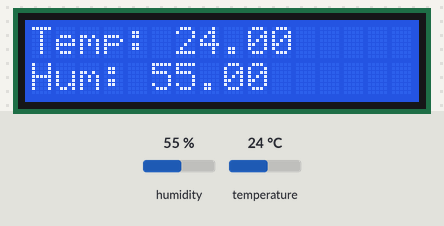
Bench run of a sketch on a simulated Arduino Uno, built with avr-gcc and run on an emulated ATmega328P. On the bench: 16×2 character LCD. Inputs (shaded band) come from the test bench; at power-on: humidity 55 %, temperature 24 °C.

Above: at 1.2 s.
1.3 s: humidity set to 22 %
At 3.4 s:
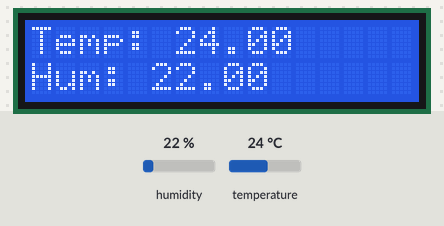
4.0 s: temperature set to 12 °C
At 5.2 s:
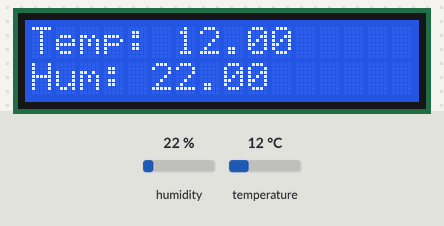
6.7 s: humidity set to 40 %
At 8.9 s:
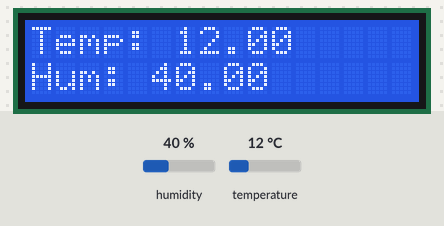
9.6 s: temperature set to 19 °C
At 10.8 s:
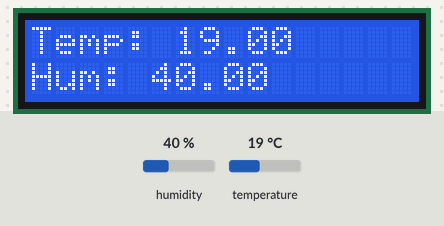
Timing chart, 0 to 12.6 s (numbered marks = the images above; inputs shaded):
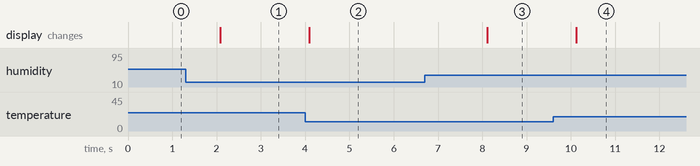

Measured:
- after the input at 1.3 s, the display: changes after 0.78 s (image 1)
- after the input at 4.0 s, the display: changes after 0.09 s (image 2)
- after the input at 6.7 s, the display: changes after 1.4 s (image 3)
- after the input at 9.6 s, the display: changes after 0.52 s (image 4)

The sketch:

code.ino
```cpp
/* How to use the DHT-22 sensor with Arduino uno
   Temperature and humidity sensor
   More info: http://www.ardumotive.com/how-to-use-dht-22-sensor-en.html
   Dev: Michalis Vasilakis // Date: 1/7/2015 // www.ardumotive.com */

#include <LiquidCrystal.h>
#include <dht.h>
dht DHT;
#define DHT22_PIN A0

LiquidCrystal lcd(12, 11, 10, 9, 8, 7);
float hum;
float temp;


void setup() {
  Serial.begin(9600);
  lcd.begin(16, 2);
}

void loop()
{
    int chk = DHT.read22(DHT22_PIN);
    //Read data and store it to variables hum and temp
    hum = DHT.humidity;
    temp= DHT.temperature;
    //Print temp and humidity values to serial monitor
    lcd.setCursor(0, 0);   // Set cursor to column 0, row 0
  lcd.print("Temp: ");
  lcd.print(temp);

  // Print "Hum: 20" on the second line (line 1)
  lcd.setCursor(0, 1);   // Set cursor to column 0, row 1
  lcd.print("Hum: ");
  lcd.print(hum);
    delay(2000); //Delay 2 sec.

}

// void loop() {
//   if (Serial.available()) {
//     delay(100);
//     lcd.clear();
//     while (Serial.available() > 0) {
//       lcd.write(Serial.read());
//     }
//   }

// }
```
